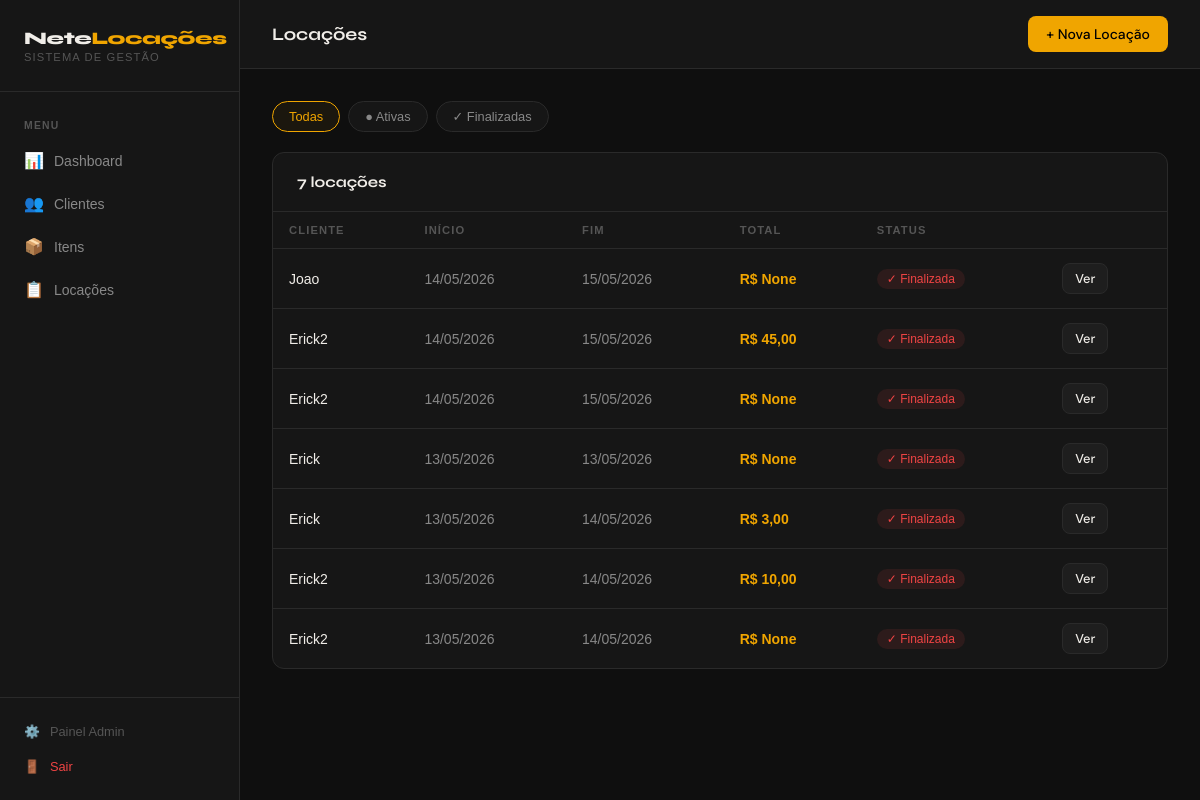
The page /locacoes/ (signed in) on the database its author committed.
### locacao/models.py (models this page shows, shortened)
class Locacao(models.Model):
    STATUS_CHOICES = (
        ('ativa', 'Ativa'),
        ('finalizada', 'Finalizada'),
    )
    cliente = models.ForeignKey(Cliente, on_delete=models.CASCADE)
    data_inicio = models.DateField()
    data_fim = models.DateField()
    preco_total = models.DecimalField(max_digits=10, decimal_places=2, default=None, null= True, blank=True)
    observacoes = models.TextField(blank=True, null=True)
    status = models.CharField(max_length=20, choices=STATUS_CHOICES, default='ativa')
    endereco_rua = models.CharField(max_length=200, blank=True, null=True)
    endereco_numero = models.CharField(max_length=20, blank=True, null=True)
    endereco_bairro = models.CharField(max_length=100, blank=True, null=True)
    endereco_referencia = models.CharField(max_length=200, blank=True, null=True)

### cliente/models.py (models this page shows, shortened)
class Cliente(models.Model):
    nome = models.CharField(max_length=100, unique=True)
    telefone = models.CharField(max_length=15)
    bairro = models.CharField(max_length=100, blank=True)
    endereco = models.CharField(max_length=200, blank=True)
    cep = models.CharField(max_length=9, blank=True, null=True)
    class Meta:
        constraints = [
            models.UniqueConstraint(fields=['nome', 'telefone'], name='unique_cliente_nome_telefone')
        ]

### core/views.py (the view)
# urls.py: path('locacoes/', views.locacoes_list, name='locacoes_list'),
@login_required
def locacoes_list(request):
    locacoes = Locacao.objects.select_related('cliente').order_by('-data_inicio')
    status = request.GET.get('status')
    if status:
        locacoes = locacoes.filter(status=status)
    return render(request, 'locacoes/lista.html', {'locacoes': locacoes})

### templates/locacoes/lista.html (shortened to what this page needs)
{% extends 'base/base.html' %}
{% block page_title %}Locações{% endblock %}
{% block topbar_actions %}
    <a href="{% url 'locacao_criar' %}" class="btn btn-primary">+ Nova Locação</a>
{% endblock %}
{% block content %}
<div class="filter-bar">
    <a href="{% url 'locacoes_list' %}" class="filter-btn {% if not request.GET.status %}active{% endif %}">Todas</a>
    <a href="?status=ativa" class="filter-btn {% if request.GET.status == 'ativa' %}active{% endif %}">● Ativas</a>
    <a href="?status=finalizada" class="filter-btn {% if request.GET.status == 'finalizada' %}active{% endif %}">✓ Finalizadas</a>
</div>
<div class="card">
    <div class="card-header">
        <span class="card-title">{{ locacoes.count }} locaç{% if locacoes.count == 1 %}ão{% else %}ões{% endif %}</span>
    </div>
    <div class="table-wrap">
        {% if locacoes %}
        <table>
            <thead>
                <tr>
                    <th>Cliente</th>
                    <th>Início</th>
                    <th>Fim</th>
                    <th>Total</th>
                    <th>Status</th>
                    <th></th>
                </tr>
            </thead>
            <tbody>
                {% for loc in locacoes %}
                <tr>
                    <td style="color:var(--text);font-weight:500">{{ loc.cliente.nome }}</td>
                    <td>{{ loc.data_inicio|date:"d/m/Y" }}</td>
                    <td>{{ loc.data_fim|date:"d/m/Y" }}</td>
                    <td style="color:var(--accent);font-weight:600">R$ {{ loc.preco_total }}</td>
                    <td>
                        {% if loc.status == 'ativa' %}
                            <span class="badge badge-green">● Ativa</span>
                        {% else %}
                            <span class="badge badge-red">✓ Finalizada</span>
                        {% endif %}
                    </td>
                    <td>
                        <div style="display:flex;gap:8px">
                            <a href="{% url 'locacao_detalhe' loc.pk %}" class="btn btn-secondary btn-sm">Ver</a>
                        </div>
                    </td>
                </tr>
                {% endfor %}
            </tbody>
        </table>
        {% endif %}
    </div>
</div>
{% endblock %}

### templates/base/base.html (style rules this page uses)
*, *::before, *::after { box-sizing: border-box; margin: 0; padding: 0; }
:root { --bg: #0f0f0f; --bg2: #161616; --bg3: #1e1e1e; --border: #2a2a2a; --accent: #f0a500; --accent2: #ff6b35; --text: #f0ede8; --text2: #888; --text3: #555; --green: #22c55e; --red: #ef4444; --blue: #3b82f6; --radius: 12px; --sidebar: 240px; }
body { font-family: 'Anton', sans-serif; background: var(--bg); color: var(--text); min-height: 100vh; display: flex; }
.btn { display: inline-flex; align-items: center; gap: 8px; padding: 9px 18px; border-radius: 8px; font-size: 0.875rem; font-weight: 500; font-family: 'DM Sans', sans-serif; cursor: pointer; text-decoration: none; border: none; transition: all 0.15s ease; white-space: nowrap; }
.btn-primary { background: var(--accent); color: #000; }
.btn-secondary { background: var(--bg3); color: var(--text); border: 1px solid var(--border); }
.btn-sm { padding: 6px 12px; font-size: 0.8rem; }
.card { background: var(--bg2); border: 1px solid var(--border); border-radius: var(--radius); overflow: hidden; }
.card-header { padding: 20px 24px; border-bottom: 1px solid var(--border); display: flex; align-items: center; justify-content: space-between; }
.card-title { font-family: 'Syne', sans-serif; font-size: 0.95rem; font-weight: 700; }
.table-wrap { overflow-x: auto; }
table { width: 100%; border-collapse: collapse; font-size: 0.875rem; }
th { text-align: left; padding: 12px 16px; font-size: 0.7rem; text-transform: uppercase; letter-spacing: 0.1em; color: var(--text3); font-weight: 600; border-bottom: 1px solid var(--border); }
td { padding: 14px 16px; border-bottom: 1px solid var(--border); color: var(--text2); }
tr:last-child td { border-bottom: none; }
.badge { display: inline-flex; align-items: center; gap: 4px; padding: 3px 10px; border-radius: 20px; font-size: 0.75rem; font-weight: 500; }
.badge-red { background: rgba(239,68,68,0.1); color: var(--red); }

### templates/locacoes/lista.html (style rules this page uses)
.filter-bar { display: flex; gap: 8px; margin-bottom: 20px; flex-wrap: wrap; }
.filter-btn { padding: 7px 16px; border-radius: 20px; font-size: 0.8rem; font-weight: 500; cursor: pointer; text-decoration: none; border: 1px solid var(--border); color: var(--text2); transition: all 0.15s; background: var(--bg2); }
.filter-btn:hover, .filter-btn.active { border-color: var(--accent); color: var(--accent); background: rgba(240,165,0,0.05); }

### rows shown on the page
Locacao: cliente.nome "Joao", data_inicio "14/05/2026", data_fim "15/05/2026", preco_total "None", status "✓ Finalizada"
Locacao: cliente.nome "Erick2", data_inicio "14/05/2026", data_fim "15/05/2026", preco_total "45,00", status "✓ Finalizada"
Locacao: cliente.nome "Erick2", data_inicio "14/05/2026", data_fim "15/05/2026", preco_total "None", status "✓ Finalizada"
Locacao: cliente.nome "Erick", data_inicio "13/05/2026", data_fim "13/05/2026", preco_total "None", status "✓ Finalizada"
Locacao: cliente.nome "Erick", data_inicio "13/05/2026", data_fim "14/05/2026", preco_total "3,00", status "✓ Finalizada"
Locacao: cliente.nome "Erick2", data_inicio "13/05/2026", data_fim "14/05/2026", preco_total "10,00", status "✓ Finalizada"
Locacao: cliente.nome "Erick2", data_inicio "13/05/2026", data_fim "14/05/2026", preco_total "None", status "✓ Finalizada"

### other values the page prints
{{ locacoes.count }} "7"
